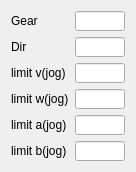
       <widget class="QWidget" name="layoutWidget">
        <property name="geometry">
         <rect>
          <x>170</x>
          <y>460</y>
          <width>135</width>
          <height>152</height>
         </rect>
        </property>
        <layout class="QGridLayout" name="gridLayout_2">
         <item row="0" column="0">
          <widget class="QLabel" name="label_60">
           <property name="sizePolicy">
            <sizepolicy hsizetype="Fixed" vsizetype="Fixed">
             <horstretch>0</horstretch>
             <verstretch>0</verstretch>
            </sizepolicy>
           </property>
           <property name="text">
            <string>Gear</string>
           </property>
          </widget>
         </item>
         <item row="0" column="1">
          <widget class="QLineEdit" name="le_Setting_Gear">
           <property name="sizePolicy">
            <sizepolicy hsizetype="Fixed" vsizetype="Fixed">
             <horstretch>0</horstretch>
             <verstretch>0</verstretch>
            </sizepolicy>
           </property>
           <property name="minimumSize">
            <size>
             <width>50</width>
             <height>20</height>
            </size>
           </property>
           <property name="maximumSize">
            <size>
             <width>20</width>
             <height>20</height>
            </size>
           </property>
           <property name="text">
            <string/>
           </property>
          </widget>
         </item>
         <item row="1" column="0">
          <widget class="QLabel" name="label_61">
           <property name="sizePolicy">
            <sizepolicy hsizetype="Fixed" vsizetype="Fixed">
             <horstretch>0</horstretch>
             <verstretch>0</verstretch>
            </sizepolicy>
           </property>
           <property name="text">
            <string>Dir</string>
           </property>
          </widget>
         </item>
         <item row="1" column="1">
          <widget class="QLineEdit" name="le_Setting_Dir">
           <property name="sizePolicy">
            <sizepolicy hsizetype="Fixed" vsizetype="Fixed">
             <horstretch>0</horstretch>
             <verstretch>0</verstretch>
            </sizepolicy>
           </property>
           <property name="minimumSize">
            <size>
             <width>50</width>
             <height>20</height>
            </size>
           </property>
           <property name="maximumSize">
            <size>
             <width>20</width>
             <height>20</height>
            </size>
           </property>
           <property name="text">
            <string/>
           </property>
          </widget>
         </item>
         <item row="2" column="0">
          <widget class="QLabel" name="label_57">
           <property name="sizePolicy">
            <sizepolicy hsizetype="Fixed" vsizetype="Fixed">
             <horstretch>0</horstretch>
             <verstretch>0</verstretch>
            </sizepolicy>
           </property>
           <property name="text">
            <string>limit v(jog)</string>
           </property>
          </widget>
         </item>
         <item row="2" column="1">
          <widget class="QLineEdit" name="le_Setting_Limit_V_Jog">
           <property name="sizePolicy">
            <sizepolicy hsizetype="Fixed" vsizetype="Fixed">
             <horstretch>0</horstretch>
             <verstretch>0</verstretch>
            </sizepolicy>
           </property>
           <property name="minimumSize">
            <size>
             <width>50</width>
             <height>20</height>
            </size>
           </property>
           <property name="maximumSize">
            <size>
             <width>20</width>
             <height>20</height>
            </size>
           </property>
           <property name="text">
            <string/>
           </property>
          </widget>
         </item>
         <item row="3" column="0">
          <widget class="QLabel" name="label_53">
           <property name="sizePolicy">
            <sizepolicy hsizetype="Fixed" vsizetype="Fixed">
             <horstretch>0</horstretch>
             <verstretch>0</verstretch>
            </sizepolicy>
           </property>
           <property name="text">
            <string>limit w(jog)</string>
           </property>
          </widget>
         </item>
         <item row="3" column="1">
          <widget class="QLineEdit" name="le_Setting_Limit_W_Jog">
           <property name="sizePolicy">
            <sizepolicy hsizetype="Fixed" vsizetype="Fixed">
             <horstretch>0</horstretch>
             <verstretch>0</verstretch>
            </sizepolicy>
           </property>
           <property name="minimumSize">
            <size>
             <width>50</width>
             <height>20</height>
            </size>
           </property>
           <property name="maximumSize">
            <size>
             <width>20</width>
             <height>20</height>
            </size>
           </property>
           <property name="text">
            <string/>
           </property>
          </widget>
         </item>
         <item row="4" column="0">
          <widget class="QLabel" name="label_50">
           <property name="sizePolicy">
            <sizepolicy hsizetype="Fixed" vsizetype="Fixed">
             <horstretch>0</horstretch>
             <verstretch>0</verstretch>
            </sizepolicy>
           </property>
           <property name="text">
            <string>limit a(jog)</string>
           </property>
          </widget>
         </item>
         <item row="4" column="1">
          <widget class="QLineEdit" name="le_Setting_Limit_A_Jog">
           <property name="sizePolicy">
            <sizepolicy hsizetype="Fixed" vsizetype="Fixed">
             <horstretch>0</horstretch>
             <verstretch>0</verstretch>
            </sizepolicy>
           </property>
           <property name="minimumSize">
            <size>
             <width>50</width>
             <height>20</height>
            </size>
           </property>
           <property name="maximumSize">
            <size>
             <width>20</width>
             <height>20</height>
            </size>
           </property>
           <property name="text">
            <string/>
           </property>
          </widget>
         </item>
         <item row="5" column="0">
          <widget class="QLabel" name="label_54">
           <property name="sizePolicy">
            <sizepolicy hsizetype="Fixed" vsizetype="Fixed">
             <horstretch>0</horstretch>
             <verstretch>0</verstretch>
            </sizepolicy>
           </property>
           <property name="text">
            <string>limit b(jog)</string>
           </property>
          </widget>
         </item>
         <item row="5" column="1">
          <widget class="QLineEdit" name="le_Setting_Limit_B_Jog">
           <property name="sizePolicy">
            <sizepolicy hsizetype="Fixed" vsizetype="Fixed">
             <horstretch>0</horstretch>
             <verstretch>0</verstretch>
            </sizepolicy>
           </property>
           <property name="minimumSize">
            <size>
             <width>50</width>
             <height>20</height>
            </size>
           </property>
           <property name="maximumSize">
            <size>
             <width>20</width>
             <height>20</height>
            </size>
           </property>
           <property name="text">
            <string/>
           </property>
          </widget>
         </item>
        </layout>
       </widget>
